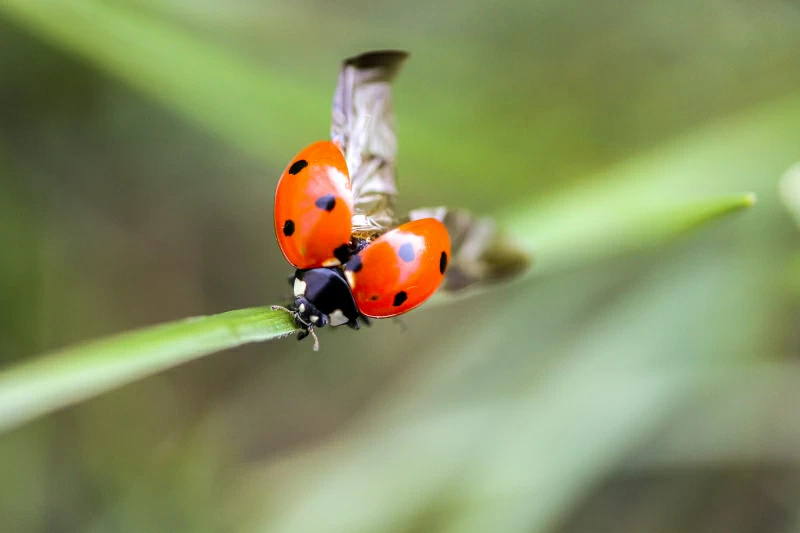
#> input picture 2.webp, 800 x 533 px
$ jupyter execute MK1_BartoszKloc_59122.ipynb
#> lines starting #> are read from the running program, lines starting #| are printed output that depends on the picture; long printed decimals are rounded
[cell 1]
import numpy as np
import matplotlib.pyplot as plt
from PIL import Image

def rgb2gray(img_rgb):
    img_rgb = img_rgb.astype(np.float64)
    return 0.299*img_rgb[:,:,0] + 0.587*img_rgb[:,:,1] + 0.114*img_rgb[:,:,2]

def svd_k_for_energy(s, target=0.90):
    e = s**2
    cum = np.cumsum(e) / np.sum(e)
    k = int(np.searchsorted(cum, target) + 1)
    return k, cum

def svd_reconstruct_gray(A, k):
    U, s, Vt = np.linalg.svd(A, full_matrices=False)
    Uk = U[:, :k]
    sk = s[:k]
    Vtk = Vt[:k, :]
    Ak = (Uk * sk) @ Vtk
    return Ak, s

path = "2.webp"
img = Image.open(path).convert("RGB")
#> img is the input picture: PIL image 800x533 RGB; mean R, G, B 134.2, 142.9, 96.2


img_small = img.resize((200, int(200*img.size[1]/img.size[0])))

img_np = np.array(img_small)
A = rgb2gray(img_np)
#> in rgb2gray, `return 0.299*img_rgb[:,:,0] + 0.587*img_rgb[:,:,1] + 0.114*img_rgb[:,:..`:
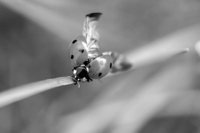
#> returned value: shape (133, 200) float64; min 0, max 255, mean 135


U, s, Vt = np.linalg.svd(A, full_matrices=False)
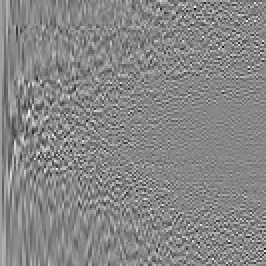
#> U: shape (133, 133) float64 (shown 2 times larger); min -0.474, max 0.422, mean 0.000629; drawn with min black and max white
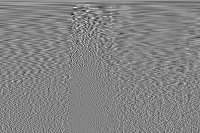
#> Vt: shape (133, 200) float64; min -0.46, max 0.43, mean 0.000607; drawn with min black and max white
#> s = 133 values, max 22256.6 at index 0, min 1.85 at index 132, mean 333.1
k90, cum = svd_k_for_energy(s, 0.90)
#> in svd_k_for_energy, `e = s**2`: e = 133 values, max 495354436 at index 0, min 3.41 at index 132, mean 3958769.5
#> in svd_k_for_energy, `cum = np.cumsum(e) / np.sum(e)`: cum = 133 values from 0.941 to 1
#> in svd_k_for_energy, `k = int(np.searchsorted(cum, target) + 1)`: k = 1
#> k90 = 1; cum = 133 values from 0.941 to 1

print("Rozmiar obrazu:", A.shape)
#| Rozmiar obrazu: (133, 200)
print("k dla 90%:", k90)
#| k dla 90%: 1
print("Energia dla k=1:", float(cum[0]))
#| Energia dla k=1: 0.9408


def recon_for_k(k):
#> called with k = 1
    Uk = U[:, :k]
#> Uk = 133 values, max 0.0958 at index 46, min 0.0708 at index 75, mean 0.0865
    sk = s[:k]
#> sk = [22256.6]
    Vtk = Vt[:k, :]
    return (Uk * sk) @ Vtk
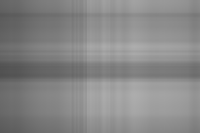
#> returned value: shape (133, 200) float64; min 80.12, max 173.6, mean 135

A1   = recon_for_k(k90)
A20  = recon_for_k(min(20, len(s)))
#> call 2 of recon_for_k, with k = 20
#> in recon_for_k (call 2), `Uk = U[:, :k]`:
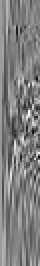
#> Uk: shape (133, 20) float64 (shown 2 times larger); min -0.358, max 0.363, mean 0.00396; drawn with min black and max white
#> in recon_for_k (call 2), `sk = s[:k]`: sk = 20 values, max 22256.6 at index 0, min 227.3 at index 19, mean 2009.3
#> in recon_for_k (call 2), `Vtk = Vt[:k, :]`:
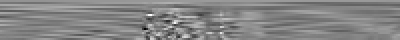
#> Vtk: shape (20, 200) float64 (shown 2 times larger); min -0.46, max 0.429, mean 0.00407; drawn with min black and max white
A80  = recon_for_k(min(80, len(s)))
#> call 3 of recon_for_k, with k = 80
#> in recon_for_k (call 3), `Uk = U[:, :k]`:
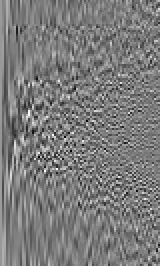
#> Uk: shape (133, 80) float64 (shown 2 times larger); min -0.363, max 0.385, mean 0.00104; drawn with min black and max white
#> in recon_for_k (call 3), `sk = s[:k]`: sk = 80 values, max 22256.6 at index 0, min 10.58 at index 79, mean 550.3
#> in recon_for_k (call 3), `Vtk = Vt[:k, :]`:
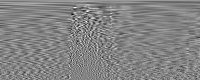
#> Vtk: shape (80, 200) float64; min -0.46, max 0.43, mean 0.00101; drawn with min black and max white


plt.figure()
plt.title("Oryginał")
plt.imshow(A, cmap="gray")
plt.axis("off")
plt.show()

plt.figure()
plt.title(f"SVD: k={k90} (>=90% energii)")
plt.imshow(A1, cmap="gray")
plt.axis("off")
plt.show()

plt.figure()
plt.title("SVD: k=20")
plt.imshow(A20, cmap="gray")
plt.axis("off")
plt.show()

plt.figure()
plt.title("SVD: k=80")
plt.imshow(A80, cmap="gray")
plt.axis("off")
plt.show()
